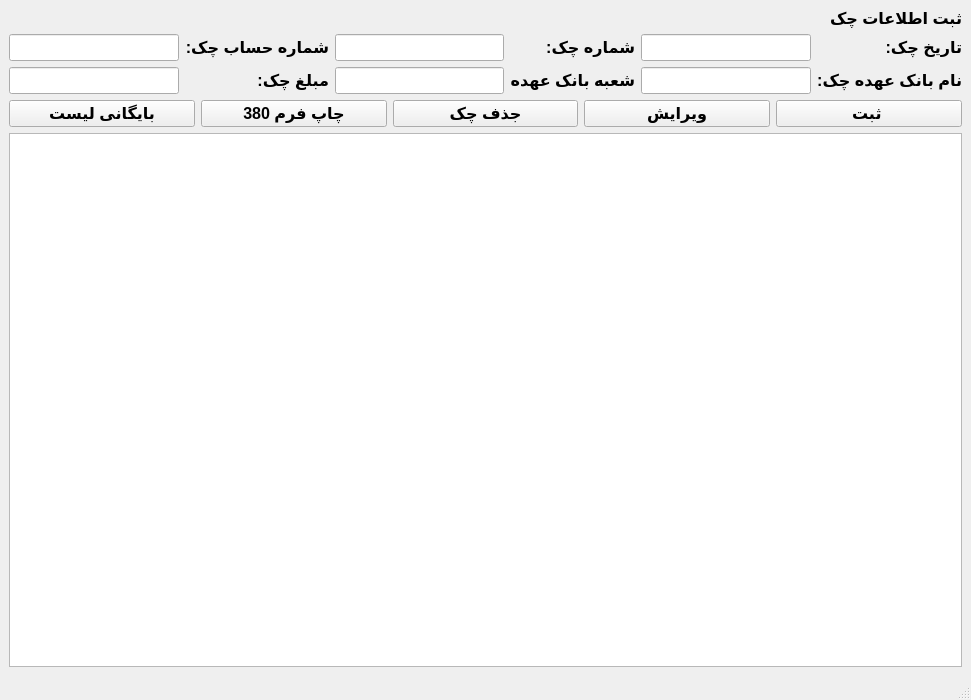
<?xml version="1.0" encoding="UTF-8"?>
<ui version="4.0">
 <class>ChequeVagozari</class>
 <widget class="QMainWindow" name="ChequeVagozari">
  <property name="geometry">
   <rect>
    <x>0</x>
    <y>0</y>
    <width>971</width>
    <height>700</height>
   </rect>
  </property>
  <property name="font">
   <font>
    <family>Tahoma</family>
    <pointsize>12</pointsize>
    <weight>75</weight>
    <bold>true</bold>
   </font>
  </property>
  <property name="windowTitle">
   <string>واگذاری، مدیریت و چاپ فرم واگذاری چک</string>
  </property>
  <property name="locale">
   <locale language="Persian" country="Iran"/>
  </property>
  <widget class="QWidget" name="centralwidget">
   <layout class="QVBoxLayout" name="verticalLayout_3">
    <item>
     <layout class="QGridLayout" name="gridLayout">
      <item row="0" column="5">
       <widget class="QLabel" name="label_11">
        <property name="text">
         <string>ثبت اطلاعات چک</string>
        </property>
       </widget>
      </item>
      <item row="1" column="5">
       <widget class="QLabel" name="label_12">
        <property name="text">
         <string>تاریخ چک:</string>
        </property>
       </widget>
      </item>
      <item row="1" column="0">
       <widget class="QLineEdit" name="HesabEdit"/>
      </item>
      <item row="1" column="4">
       <widget class="QLineEdit" name="TarixEdit"/>
      </item>
      <item row="1" column="3">
       <widget class="QLabel" name="label_13">
        <property name="text">
         <string>شماره چک:</string>
        </property>
       </widget>
      </item>
      <item row="1" column="1">
       <widget class="QLabel" name="label_14">
        <property name="text">
         <string>شماره حساب چک:</string>
        </property>
       </widget>
      </item>
      <item row="1" column="2">
       <widget class="QLineEdit" name="SerialEdit"/>
      </item>
      <item row="2" column="5">
       <widget class="QLabel" name="label_15">
        <property name="text">
         <string>نام بانک عهده چک:</string>
        </property>
       </widget>
      </item>
      <item row="2" column="3">
       <widget class="QLabel" name="label_16">
        <property name="text">
         <string>شعبه بانک عهده</string>
        </property>
       </widget>
      </item>
      <item row="2" column="1">
       <widget class="QLabel" name="label_17">
        <property name="text">
         <string>مبلغ چک:</string>
        </property>
       </widget>
      </item>
      <item row="2" column="2">
       <widget class="QLineEdit" name="BranchEdit"/>
      </item>
      <item row="2" column="0">
       <widget class="QLineEdit" name="MablaghEdit"/>
      </item>
      <item row="2" column="4">
       <widget class="QLineEdit" name="BankEdit"/>
      </item>
     </layout>
    </item>
    <item>
     <layout class="QHBoxLayout" name="horizontalLayout_8">
      <item>
       <widget class="QPushButton" name="ArchiveButton">
        <property name="text">
         <string>بایگانی لیست</string>
        </property>
        <property name="autoDefault">
         <bool>true</bool>
        </property>
       </widget>
      </item>
      <item>
       <widget class="QPushButton" name="PrintButton">
        <property name="text">
         <string>چاپ فرم 380</string>
        </property>
        <property name="autoDefault">
         <bool>true</bool>
        </property>
       </widget>
      </item>
      <item>
       <widget class="QPushButton" name="RemoveButton">
        <property name="text">
         <string>جذف چک</string>
        </property>
        <property name="autoDefault">
         <bool>true</bool>
        </property>
       </widget>
      </item>
      <item>
       <widget class="QPushButton" name="EditButton">
        <property name="text">
         <string>ویرایش</string>
        </property>
        <property name="autoDefault">
         <bool>true</bool>
        </property>
       </widget>
      </item>
      <item>
       <widget class="QPushButton" name="pushButton">
        <property name="text">
         <string>ثبت </string>
        </property>
        <property name="autoDefault">
         <bool>true</bool>
        </property>
       </widget>
      </item>
     </layout>
    </item>
    <item>
     <layout class="QHBoxLayout" name="horizontalLayout_10">
      <item>
       <widget class="QTableView" name="tableView">
        <property name="layoutDirection">
         <enum>Qt::RightToLeft</enum>
        </property>
       </widget>
      </item>
     </layout>
    </item>
   </layout>
  </widget>
  <widget class="QMenuBar" name="menubar">
   <property name="geometry">
    <rect>
     <x>0</x>
     <y>0</y>
     <width>971</width>
     <height>27</height>
    </rect>
   </property>
  </widget>
  <widget class="QStatusBar" name="statusbar"/>
 </widget>
 <tabstops>
  <tabstop>TarixEdit</tabstop>
  <tabstop>SerialEdit</tabstop>
  <tabstop>HesabEdit</tabstop>
  <tabstop>BankEdit</tabstop>
  <tabstop>BranchEdit</tabstop>
  <tabstop>MablaghEdit</tabstop>
  <tabstop>pushButton</tabstop>
  <tabstop>EditButton</tabstop>
  <tabstop>RemoveButton</tabstop>
  <tabstop>PrintButton</tabstop>
  <tabstop>ArchiveButton</tabstop>
  <tabstop>tableView</tabstop>
 </tabstops>
 <resources/>
 <connections/>
</ui>
